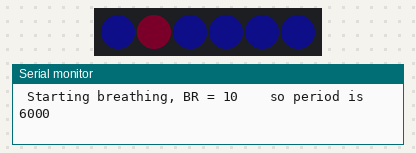
A sketch run on a simulated Arduino Uno, built with avr-gcc and run on an emulated ATmega328P. Parts: 6 RGB LEDs in strip order, left to right, the last lines printed to the serial monitor. Dim RGB values are drawn brighter than linear; the strip is taken to match the declared colour order; random numbers use the default seed unless the sketch sets one.

Above: at 0.15 s.
At 5.97 s:
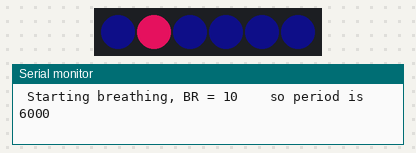
At 19.75 s:
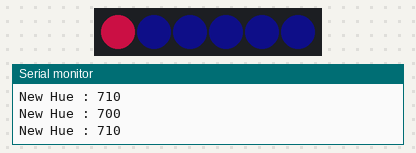
At 30.17 s:
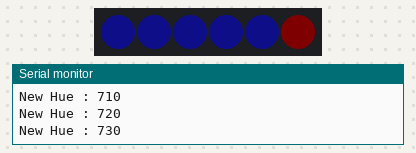
At 34.76 s:
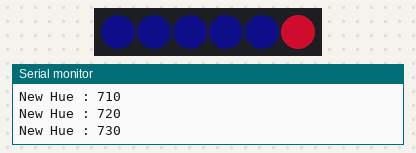
At 39.66 s:
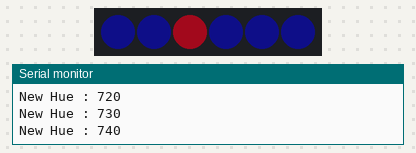
Timing chart, 0 to 40.0 s (numbered marks = the images above):
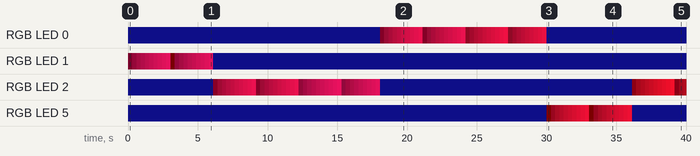

Measured:
- by itself, RGB LED 0: off → RGB(1, 1, 10) at 0.00 s, → RGB(7, 0, 2) 18.1 s later, → RGB(27, 2, 9) 0.31 s later, → RGB(48, 3, 16) 0.31 s later, … (41 changes in this stretch)
- by itself, RGB LED 5: off → RGB(1, 1, 10) at 0.00 s, → RGB(4, 0, 0) 30.0 s later, → RGB(25, 1, 5) 0.31 s later, → RGB(48, 3, 10) 0.31 s later, … (22 changes in this stretch)

The sketch:

pixel_breathing2.ino
```cpp
#include <Adafruit_NeoPixel.h>
#include "Pixel.h"
#include "LowPower.h"

#ifdef __AVR__
  #include <avr/power.h>
  #endif


#define PIN         10
#define PIXELS      6

#define DEBUG   1
#define __D     if(DEBUG)

Adafruit_NeoPixel NeoPixel = Adafruit_NeoPixel(PIXELS, PIN, NEO_RGB + NEO_KHZ800);
period_t random_sleep();

/*  create a pixel instance for each pixel on the neopixel strip (Adafruit_NeoPixel object)
 *    that you want to control with fade. When creating instance, simply give
 *    integer of position in pixel strip.
 */
Pixel myStrip[PIXELS];

int delayval = 1000; // delay for half a second
char buff[50];


long timer = 0;
int BR = 10;
int BR_P = 60000/BR;  // number = P x 100 ms

void setup() {

  randomSeed(analogRead(0));

  Serial.begin(115200);

  NeoPixel.begin(); // This initializes the NeoPixel library.
  NeoPixel.show();

  // BR = x per minute
    sprintf(buff, " Starting breathing, BR = %d \t so period is %d \n", BR, BR_P);
    Serial.print(buff);


  timer = millis();
  // Eo setup
}

uint8_t breather = 1;
uint8_t breath_c[3];
uint16_t breath_hue = 700;    // 0 to 767

void loop()
{
  // BR 14 Breaths per minute
  if( millis() -timer < BR_P){
    // normal

  }
  else {
    // restart
    timer += BR_P;

      // random new pixel
    breather = random(PIXELS);

      // increment hue
    if(random(100)<50)
      breath_hue += 10;
    else
      breath_hue -= 10;

    sprintf(buff,"New Hue : %d \n", breath_hue);
      Serial.print(buff);

    }

  float phase = millis() -timer;
  phase = phase /BR_P;  // 1.0 index

  //phase = sin(phase * PI);
  phase = linear_sawtooth( phase);

  //Serial.println(phase);

  uint8_t breath_bright = 5 + 250 * phase;

      //  *  background
  set_all_draw(1,1,10);


      //  *  breathing with brightness
  //void hsb2rgbAN2(uint16_t index, uint8_t sat, uint8_t bright, uint8_t color[3]) {
  hsb2rgb( breath_hue , 240 , breath_bright, breath_c );
  NeoPixel.setPixelColor( breather, NeoPixel.Color( breath_c[0], breath_c[1], breath_c[2] ) );


  NeoPixel.show();

  delay(10);

  // Eo **  loop
}

// gets 0 to 1
//  returns 0 to 1 to 0
float linear_sawtooth( float x){
  if(x<=0.5){
    return x *2;
  }
  else {
    return 1-2*(0.5-x);
  }
}

void draw_pixel( Pixel * PIX ) {
  NeoPixel.setPixelColor(PIX->ID(), NeoPixel.Color(  PIX->G(), PIX->R(), PIX->B() ) );
}

void set_all( int r, int g, int b){
  for( int x=0; x<PIXELS ; x++ ) {
    myStrip[x] = Pixel(x);
    myStrip[x].set( r, g, b );
  }
}

void set_all_draw( int r, int g, int b){
  for( int x=0; x<PIXELS ; x++ ) {
    myStrip[x] = Pixel(x);
    myStrip[x].set( r, g, b );
    draw_pixel( (&myStrip[x]) );
  }
}

void draw_all( ){
  for( int x=0; x<PIXELS ; x++ ) {
    draw_pixel( (&myStrip[x]) );
  }
}


// * hue (index) is a value between 0 and 767.
//
period_t random_sleep(){

  int coin = random(2);
  // 2 = 0.5 or 1s
  // 3= up to 1s
  // 4 = up to 2s

  __D Serial.print("Random sleep for " );
  __D Serial.println(coin );

  // SLEEP_120MS,   LEEP_250MS,  SLEEP_500MS,  SLEEP_1S,  SLEEP_2S,  SLEEP_4S,  SLEEP_8S,

  if(coin==0)
    return SLEEP_500MS;

  else if(coin==1)
    return SLEEP_1S;

  else if(coin==2)
    return SLEEP_2S;

  else if(coin==3)
    return SLEEP_4S;

  else if(coin==4)
    return SLEEP_8S;
}

#define RED 0
#define GREEN 1
#define BLUE 2

void hsb2rgb(uint16_t index, uint8_t sat, uint8_t bright, uint8_t color[3])
{
  uint16_t r_temp, g_temp, b_temp;
  uint8_t index_mod;
  uint8_t inverse_sat = (sat ^ 255);

  index = index % 768;
  index_mod = index % 256;

  if (index < 256)
  {
    r_temp = index_mod ^ 255;
    g_temp = index_mod;
    b_temp = 0;
  }

  else if (index < 512)
  {
    r_temp = 0;
    g_temp = index_mod ^ 255;
    b_temp = index_mod;
  }

  else if ( index < 768)
  {
    r_temp = index_mod;
    g_temp = 0;
    b_temp = index_mod ^ 255;
  }

  else
  {
    r_temp = 0;
    g_temp = 0;
    b_temp = 0;
  }

  r_temp = ((r_temp * sat) / 255) + inverse_sat;
  g_temp = ((g_temp * sat) / 255) + inverse_sat;
  b_temp = ((b_temp * sat) / 255) + inverse_sat;

  r_temp = (r_temp * bright) / 255;
  g_temp = (g_temp * bright) / 255;
  b_temp = (b_temp * bright) / 255;

  color[RED]  = (uint8_t)r_temp;
  color[GREEN]  = (uint8_t)g_temp;
  color[BLUE] = (uint8_t)b_temp;
}


// *
```

Pixel.cpp
```cpp
#include <Arduino.h>

#include "Pixel.h"

uint8_t id;
float r, g, b;
float Tr, Tg, Tb;
float Sr, Sg, Sb;
uint8_t Fr, Fg, Fb;

char print_buff[40];


Pixel::Pixel()
{   }

Pixel::Pixel(uint8_t ID){
  id = ID;
  //off();
}


void Pixel::off(){
  r = 0;
  g = 0;
  b = 0;
}

void Pixel::setFade( uint8_t x){
  Fr = x;
  Fg = x;
  Fb = x;
}

void Pixel::set( float R, float G, float B ){
  r = R;
  g = G;
  b = B;

  Tr = r;
  Tg = g;
  Tb = b;

  setFade(0);
}


void Pixel::fadeTo( float R, float G, float B, float interval){
  Tr = R;
  Tg = G;
  Tb = B;

  Sr = ( Tr -r)/interval;
  Sg = ( Tg -g)/interval;
  Sb = ( Tb -b)/interval;

  if( r != Tr )
    Fr = 1;
  else
    Fr = 0;

  if( g != Tg )
    Fg = 1;
  else
    Fg = 0;

  if( b != Tb )
    Fb = 1;
  else
    Fb = 0;

}


uint8_t Pixel::ID(){
  return id;
}

uint8_t Pixel::R(){
  return int(r);
}

uint8_t Pixel::G(){
  return int(g);
}

uint8_t Pixel::B(){
  return int(b);
}


uint8_t Pixel::fade(){
  // fade each

  //printout();

  if( Fr ){
    // catch end of fade
    if( abs(Tr-r) < abs(Sr) ) {
      r = Tr;
      Fr = 0;
    }
    else  // step fade
      r += Sr;
  }

  if( Fg ){
    // catch end of fade
    if( abs(Tg -g) < abs(Sg) ) {
      g = Tg;
      Fg = 0;
    }
    else  // step fade
      g += Sg;
  }

  if( Fb ){
    // catch end of fade
    if( abs(Tb-b) < abs(Sb) ) {
      b = Tb;
      Fb = 0;
    }
    else  // step fade
      b += Sb;
  }

  return ( Fr || Fg || Fb );
}


void Pixel::add( float R, float G, float B ){
  r += R;
  g += G;
  b += B;
}


uint8_t Pixel::is_fading(){
  return ( Fr || Fg || Fb );
}


void Pixel::printout(){

  Serial.print("\t LED vals: ");
  Serial.print(r);
  Serial.print(", ");
  Serial.print(g);
  Serial.print(", ");
  Serial.print(b);
  Serial.print("\t");

  Serial.print(" target : ");
  Serial.print(Tr);
  Serial.print(", ");
  Serial.print(Tg);
  Serial.print(", ");
  Serial.print(Tb);
  Serial.print("\t");

  Serial.print(" in steps : ");
  Serial.print(Sr);
  Serial.print(", ");
  Serial.print(Sg);
  Serial.print(", ");
  Serial.print(Sb);
  Serial.print("\t");

  sprintf(print_buff, " status: %d, %d, %d;  \n" ,Fr, Fg, Fb);
  Serial.print(print_buff);
}
```

Pixel.h
```cpp
#ifndef PIXEL_H
#define PIXEL_H

#include <Arduino.h>

class Pixel
{

  public:
    // Funcs
    Pixel();
    Pixel(uint8_t ID);
    void off();
    void printout();
    void set( float R, float G, float B );
    uint8_t R();
    uint8_t G();
    uint8_t B();
    uint8_t W();
    uint8_t ID();

    void add( float R, float G, float B );
    void fadeTo( float R, float G, float B, float interval);

    uint8_t is_fading();
    void setFade( uint8_t x);
    uint8_t fade();

  private:
    // Variables
    uint8_t id;
    float r, g, b;
    float Tr, Tg, Tb;
    float Sr, Sg, Sb;
    uint8_t Fr, Fg, Fb;
};

#endif
```
